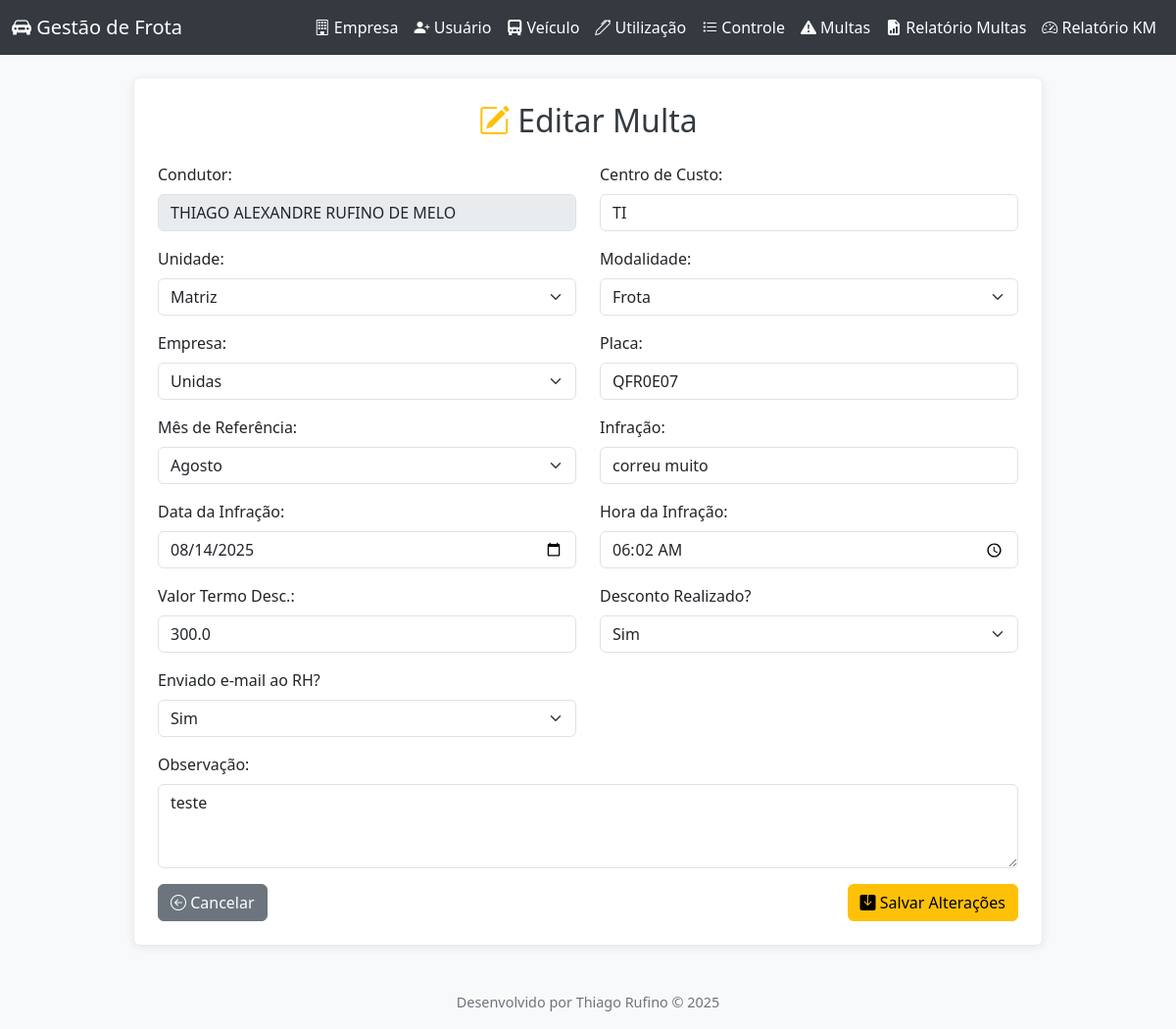
The app's page /editar_multa/1 with its own data.
### app.py (models this page shows)
class Usuario(db.Model):
    id = db.Column(db.Integer, primary_key=True)
    nome = db.Column(db.String(100), nullable=False)
    cargo = db.Column(db.String(100), nullable=False)
    setor = db.Column(db.String(100), nullable=False)

class Multa(db.Model):
    id = db.Column(db.Integer, primary_key=True)
    usuario_id = db.Column(db.Integer, db.ForeignKey('usuario.id'), nullable=True)
    veiculo_id = db.Column(db.Integer, db.ForeignKey('veiculo.id'), nullable=True)
    centro_custo = db.Column(db.String(100), nullable=True)
    unidade = db.Column(db.String(100), nullable=True)
    modalidade = db.Column(db.String(100), nullable=True)
    empresa_id = db.Column(db.Integer, db.ForeignKey('empresa.id'), nullable=True)
    placa = db.Column(db.String(10), nullable=False)
    mes_referencia = db.Column(db.String(7), nullable=True)
    infracao = db.Column(db.String(255), nullable=True)
    data_infracao = db.Column(db.Date, nullable=True)
    hora_infracao = db.Column(db.String(5), nullable=True)
    valor_termo_desc = db.Column(db.Float, nullable=True)
    desconto_realizado = db.Column(db.String(3), nullable=True) # 'Sim' ou 'Não'
    enviado_email_rh = db.Column(db.String(3), nullable=True) # 'Sim' ou 'Não'
    observacao = db.Column(db.Text, nullable=True)
    usuario = db.relationship('Usuario')
    veiculo = db.relationship('Veiculo')
    empresa = db.relationship('Empresa')

class Empresa(db.Model):
    id = db.Column(db.Integer, primary_key=True)
    nome = db.Column(db.String(100), nullable=False)

### app.py (the view, shortened to what this page needs)
@app.route('/editar_multa/<int:id>', methods=['GET', 'POST'])
def editar_multa(id):
    multa = db.session.get(Multa, id)
    empresas = Empresa.query.all()
    meses_pt = [
        "Janeiro", "Fevereiro", "Março", "Abril", "Maio", "Junho",
        "Julho", "Agosto", "Setembro", "Outubro", "Novembro", "Dezembro"
    ]
    back_url = url_for('relatorio_multas')
    if multa.usuario_id and multa.veiculo_id:
        try:
            utilizacao = Utilizacao.query.filter_by(usuario_id=multa.usuario_id, veiculo_id=multa.veiculo_id).first()
            if utilizacao:
                back_url = url_for('consultar_multas_por_utilizacao', utilizacao_id=utilizacao.id)
            else:
                back_url = url_for('consultar_multas_por_condutor_relatorio', usuario_id=multa.usuario_id)
        except:
            pass
    return render_template('editar_multa.html', multa=multa, empresas=empresas, meses=meses_pt, back_url=back_url)

### templates/editar_multa.html (shortened to what this page needs)
{% extends "base.html" %}
{% block content %}
<div class="row justify-content-center">
    <div class="col-md-10">
        <div class="card p-4">
            <h2 class="mb-4 text-center">
                <i class="bi bi-pencil-square text-warning me-2"></i>Editar Multa
            </h2>
            <form method="POST">
                <div class="row">
                    <div class="col-md-6 mb-3">
                        <label for="condutor" class="form-label">Condutor:</label>
                        <input type="text" id="condutor" name="condutor" class="form-control" value="{{ multa.usuario.nome if multa.usuario else '' }}" disabled>
                    </div>
                    <div class="col-md-6 mb-3">
                        <label for="centro_custo" class="form-label">Centro de Custo:</label>
                        <input type="text" id="centro_custo" name="centro_custo" class="form-control" value="{{ multa.centro_custo if multa.centro_custo else '' }}" required>
                    </div>
                    <div class="col-md-6 mb-3">
                        <label for="unidade" class="form-label">Unidade:</label>
                        <select id="unidade" name="unidade" class="form-select" required>
                            <option value="Matriz" {% if multa.unidade == 'Matriz' %}selected{% endif %}>Matriz</option>
                        </select>
                    </div>
                    <div class="col-md-6 mb-3">
                        <label for="modalidade" class="form-label">Modalidade:</label>
                        <select id="modalidade" name="modalidade" class="form-select" required>
                            <option value="Frota" {% if multa.modalidade == 'Frota' %}selected{% endif %}>Frota</option>
                        </select>
                    </div>
                    <div class="col-md-6 mb-3">
                        <label for="empresa_id" class="form-label">Empresa:</label>
                        <select id="empresa_id" name="empresa_id" class="form-select" required>
                            {% for empresa in empresas %}
                            <option value="{{ empresa.id }}" {% if empresa.id == multa.empresa_id %}selected{% endif %}>{{ empresa.nome }}</option>
                            {% endfor %}
                        </select>
                    </div>
                    <div class="col-md-6 mb-3">
                        <label for="placa" class="form-label">Placa:</label>
                        <input type="text" id="placa" name="placa" class="form-control" value="{{ multa.placa }}" required>
                    </div>
                    <div class="col-md-6 mb-3">
                        <label for="mes_referencia_nome" class="form-label">Mês de Referência:</label>
                        <select id="mes_referencia_nome" name="mes_referencia_nome" class="form-select" required>
                            {% set meses_pt = ["Janeiro", "Fevereiro", "Março", "Abril", "Maio", "Junho", "Julho", "Agosto", "Setembro", "Outubro", "Novembro", "Dezembro"] %}
                            {% set mes_atual = multa.mes_referencia.split('-')[1]|int if multa.mes_referencia else 0 %}
                            {% for mes in meses_pt %}
                                <option value="{{ mes }}" {% if loop.index == mes_atual %}selected{% endif %}>{{ mes }}</option>
                            {% endfor %}
                        </select>
                    </div>
                    <div class="col-md-6 mb-3">
                        <label for="infracao" class="form-label">Infração:</label>
                        <input type="text" id="infracao" name="infracao" class="form-control" value="{{ multa.infracao }}" required>
                    </div>
                    <div class="col-md-6 mb-3">
                        <label for="data_infracao" class="form-label">Data da Infração:</label>
                        <input type="date" id="data_infracao" name="data_infracao" class="form-control" value="{{ multa.data_infracao.strftime('%Y-%m-%d') if multa.data_infracao else '' }}" required>
                    </div>
                    <div class="col-md-6 mb-3">
                        <label for="hora_infracao" class="form-label">Hora da Infração:</label>
                        <input type="time" id="hora_infracao" name="hora_infracao" class="form-control" value="{{ multa.hora_infracao if multa.hora_infracao else '' }}">
                    </div>
                    <div class="col-md-6 mb-3">
                        <label for="valor_termo_desc" class="form-label">Valor Termo Desc.:</label>
                        <input type="number" id="valor_termo_desc" name="valor_termo_desc" class="form-control" step="0.01" value="{{ multa.valor_termo_desc if multa.valor_termo_desc else '' }}" required>
                    </div>
                    <div class="col-md-6 mb-3">
                        <label for="desconto_realizado" class="form-label">Desconto Realizado?</label>
                        <select id="desconto_realizado" name="desconto_realizado" class="form-select" required>
                            <option value="Sim" {% if multa.desconto_realizado == 'Sim' %}selected{% endif %}>Sim</option>
                        </select>
                    </div>
                    <div class="col-md-6 mb-3">
                        <label for="enviado_email_rh" class="form-label">Enviado e-mail ao RH?</label>
                        <select id="enviado_email_rh" name="enviado_email_rh" class="form-select" required>
                            <option value="Sim" {% if multa.enviado_email_rh == 'Sim' %}selected{% endif %}>Sim</option>
                        </select>
                    </div>
                    <div class="col-md-12 mb-3">
                        <label for="observacao" class="form-label">Observação:</label>
                        <textarea id="observacao" name="observacao" class="form-control" rows="3">{{ multa.observacao if multa.observacao else '' }}</textarea>
                    </div>
                </div>
                <div class="d-flex justify-content-between">
                    {% if multa.utilizacao %}
                        <a href="{{ url_for('consultar_multas_por_utilizacao', utilizacao_id=multa.utilizacao.id) }}" class="btn btn-secondary">
                            <i class="bi bi-arrow-left-circle"></i> Cancelar
                        </a>
                    {% else %}
                        <a href="{{ url_for('relatorio_multas') }}" class="btn btn-secondary">
                            <i class="bi bi-arrow-left-circle"></i> Cancelar
                        </a>
                    {% endif %}
                    <button type="submit" class="btn btn-warning">
                        <i class="bi bi-save-fill"></i> Salvar Alterações
                    </button>
                </div>
            </form>
        </div>
    </div>
</div>
{% endblock %}

### templates/base.html (style rules this page uses)
body { background-color: #f8f9fa; }
.card { border: none; box-shadow: 0 2px 10px rgba(0,0,0,0.1); }
.btn-secondary { background-color: #6c757d; }
h1, h2 { color: #343a40; }

### records on screen
Usuario: condutor "THIAGO ALEXANDRE RUFINO DE MELO"
Multa: centro_custo "TI", unidade "Matriz", modalidade "Frota", empresa_id "Unidas", placa "QFR0E07", infracao "correu muito", data_infracao "08/14/2025", hora_infracao "06:02", valor_termo_desc "300.0", desconto_realizado "Sim", enviado_email_rh "Sim", observacao "teste"

### other values on screen
{{ 2025 }} "2025"
form field mes_referencia_nome "Agosto"
